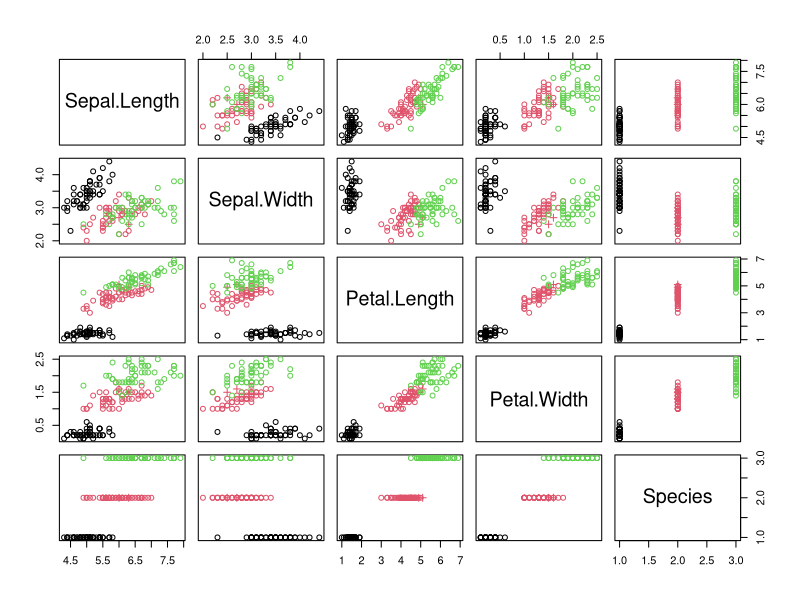

Here is the R script that generated this plot:
library(mcmc)

data(iris)

dataset = iris #load in the data set

nrows = length(dataset[,1])
ncols = length(dataset[1,])

head(dataset)
rows = sample(nrows)
dataset = dataset[rows,]  #Shuffle the data set and order it x's then y's

proportion = 0.7

training = dataset[1:round(proportion*nrows),]    #Take the first 70% of rows for training
x_training = as.matrix(training[,1:(ncols-1)])
y_training = training[,ncols] 

test = dataset[round(proportion*nrows):nrows,]
x_test = as.matrix(test[,1:(ncols-1)])
y_test = test[,ncols] 

input_size <- ncols-1 #define the network architecture
hidden_size <- c(10,10,10) 
output_size <- 3
sizes = c(input_size,hidden_size,output_size)
width = length(sizes)

pairs(iris[,c(1,2,3,4,5)], col = iris[,5],pch = c(rep(1,72),3,rep(1,10),3,rep(1,66)))
